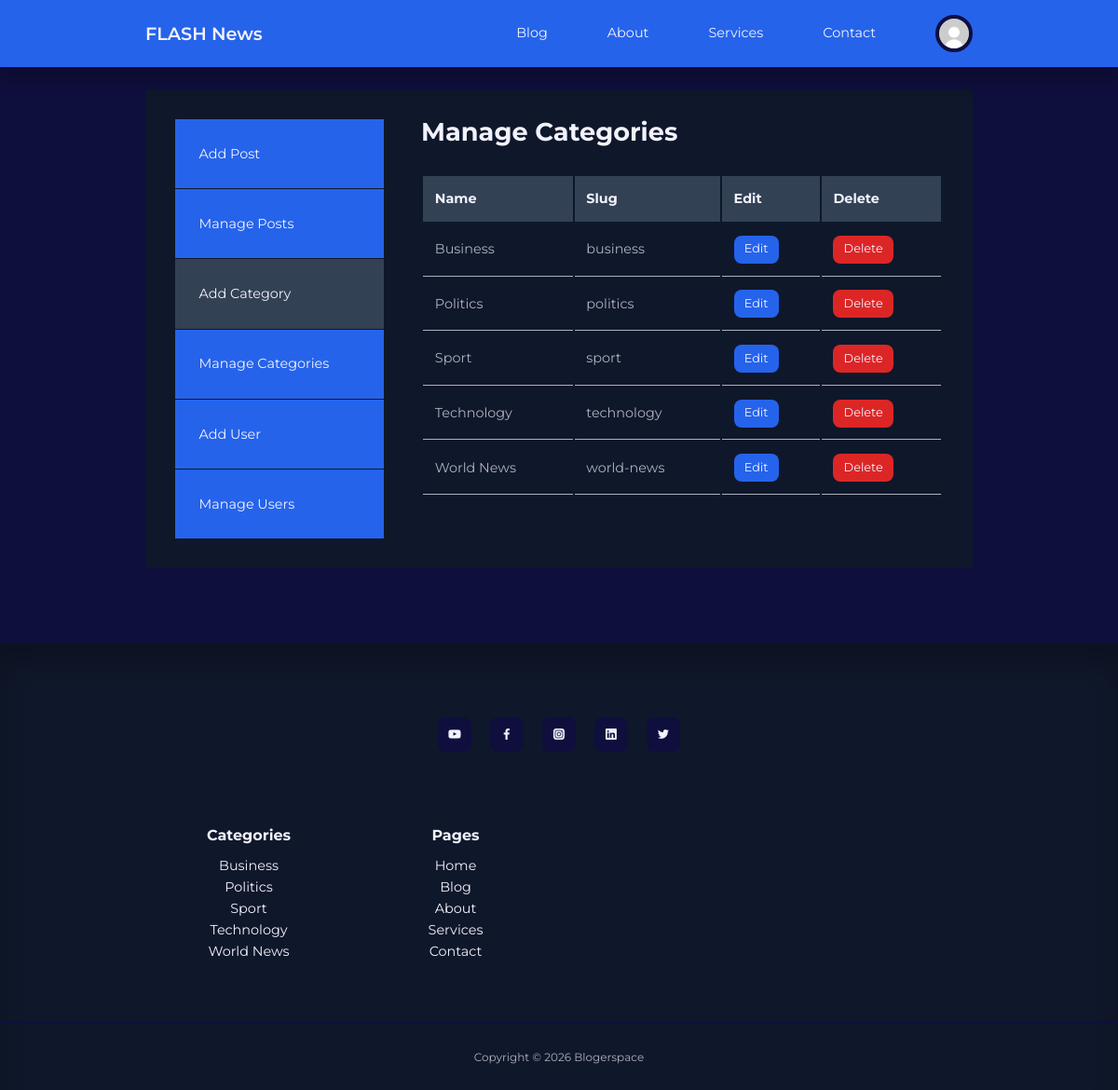
The app's page /admin/manage-categories.php (signed in) with its own data.
### tables this page shows
CREATE TABLE `categories` (
  `id` int(11) NOT NULL,
  `name` varchar(80) NOT NULL,
  `slug` varchar(120) NOT NULL,
  `created_at` timestamp NOT NULL DEFAULT current_timestamp()
);

### includes/functions.php (called while the page is built, shortened)
<?php
function e(string $s): string {
  return htmlspecialchars($s, ENT_QUOTES, 'UTF-8');
}

### admin/manage-categories.php (the view, shortened to what this page needs)
<?php
require __DIR__ . "/../includes/db.php";
require __DIR__ . "/../includes/functions.php";
require __DIR__ . "/../includes/header.php";
$categories = $pdo->query("SELECT * FROM categories ORDER BY name")->fetchAll();
?>
<section class="dashboard">
    <div class="container dashboard__container">
        <aside>
            <ul>
                <li><a href="add-post.php">Add Post</a></li>
                <li><a href="dashboard.php">Manage Posts</a></li>
                <li><a href="add-category.php" class="active">Add Category</a></li>
                <li><a href="manage-categories.php">Manage Categories</a></li>
                <li><a href="add-user.php">Add User</a></li>
                <li><a href="manage-users.php">Manage Users</a></li>
            </ul>
        </aside>
        <main>
            <h2>Manage Categories</h2>
            <table>
                <thead>
                    <tr>
                        <th>Name</th>
                        <th>Slug</th>
                        <th>Edit</th>
                        <th>Delete</th>
                    </tr>
                </thead>
                <tbody>
                    <?php foreach ($categories as $cat): ?>
                        <tr>
                            <td><?= e($cat['name']) ?></td>
                            <td><?= e($cat['slug']) ?></td>
                            <td><a href="edit-category.php?id=<?= $cat['id'] ?>" class="btn sm">Edit</a></td>
                            <td><a href="delete-category.php?id=<?= $cat['id'] ?>" class="btn sm danger">Delete</a></td>
                        </tr>
                    <?php endforeach; ?>
                </tbody>
            </table>
        </main>
    </div>
</section>
<?php require __DIR__ . "/../includes/footer.php"; ?>

### includes/footer.php
<?php
require_once __DIR__ . "/db.php";
$stmt = $pdo->query("SELECT name, slug FROM categories ORDER BY name ASC");
$footer_categories = $stmt->fetchAll();
$footer_pages = [
    ["label" => "Home",     "href" => "/blog/index.php"],
    ["label" => "Blog",     "href" => "/blog/blog.php"],
    ["label" => "About",    "href" => "/blog/about.php"],
    ["label" => "Services", "href" => "/blog/services.php"],
    ["label" => "Contact",  "href" => "/blog/contact.php"],
];
?>
<footer>
    <div class="footer__socials">
        <a href="https://youtube.com/" target="_blank"><i class="uil uil-youtube"></i></a>
        <a href="https://facebook.com/" target="_blank"><i class="uil uil-facebook-f"></i></a>
        <a href="https://instagram.com/" target="_blank"><i class="uil uil-instagram-alt"></i></a>
        <a href="https://linkedin.com/" target="_blank"><i class="uil uil-linkedin"></i></a>
        <a href="https://twitter.com/" target="_blank"><i class="uil uil-twitter"></i></a>
    </div>
    <div class="container footer__container">
        <article>
            <h4>Categories</h4>
            <ul>
                <?php if (!empty($footer_categories)): ?>
                    <?php foreach ($footer_categories as $cat): ?>
                        <li>
                            <a href="/blog/category-posts.php?slug=<?= e($cat['slug']) ?>">
                                <?= e($cat['name']) ?>
                            </a>
                        </li>
                    <?php endforeach; ?>
                <?php else: ?>
                    <li><a href="/blog/blog.php">No categories yet</a></li>
                <?php endif; ?>
            </ul>
        </article>
        <article>
            <h4>Pages</h4>
            <ul>
                <?php foreach ($footer_pages as $p): ?>
                    <li><a href="<?= e($p['href']) ?>"><?= e($p['label']) ?></a></li>
                <?php endforeach; ?>
            </ul>
        </article>
    </div>
    <div class="footer__copyright">
        <small>Copyright &copy; <?= date("Y") ?> Blogerspace</small>
    </div>
</footer>

### style.css (style rules this page uses)
:root { --color-primary: #2563eb; --color-primary-light: hsl(221, 83%, 53%, 15%); --color-primary-variant: #1e40af; --color-red: #dc2626; --color-red-light: hsl(0, 84%, 60%, 15%); --color-green: #16a34a; --color-green-light: hsl(142, 71%, 45%, 15%); --color-gray-900: #0f172a; --color-gray-700: #334155; --color-gray-300: rgba(242, 242, 254, 0.3); --color-gray-200: rgba(242, 242, 254, 0.7); --color-white: #f2f2fe; --color-bg: #0f0f3e; --tranistion: all 300ms ease; --container-width-lg: 74%; --container-width-md: 88%; --form-width: 40%; --card-border-radius-1: 0.3rem; --card-border-radius-2: 0.5rem; --card-border-radius-3: 0.8rem; --card-border-radius-4: 2rem; --card-border-radius-5: 5rem; }
* { margin: 0; padding: 0; outline: 0; border: 0; appearance: 0; list-style: none; text-decoration: none; box-sizing: border-box; }
body { font-family: "Montserrat", sans-serif; line-height: 1.6; color: var(--color-gray-200); overflow-x: hidden; background: var(--color-bg); font-size: 0.9rem; }
.container { width: var(--container-width-lg); max-width: 1800px; margin-inline: auto; }
section { margin-top: 7rem; width: 100%; }
h1, h2, h3, h4, h5 { color: var(--color-white); line-height: 1.3; }
h2 { font-size: 1.7rem; margin: 1rem 0; }
h4 { font-size: 1rem; }
a { color: var(--color-white); transition: var(--tranistion); }
footer { background: var(--color-gray-900); padding: 5rem 0 0; box-shadow: inset 0 1.5rem 1.5rem rgba(0, 0, 0, 0.2); }
.footer__socials { margin-inline: auto; width: fit-content; display: flex; justify-content: space-between; align-items: center; gap: 1.2rem; margin-bottom: 5rem; }
.footer__socials a { background: var(--color-bg); border-radius: var(--card-border-radius-2); width: 2.3rem; height: 2.3rem; display: flex; align-items: center; justify-content: center; }
.footer__container { display: grid; grid-template-columns: repeat(4, 1fr); text-align: center; justify-items: center; align-items: start; }
footer h4 { color: var(--color-white); margin-bottom: 0.6rem; }
footer ul li { text-align: center; }
footer ul { padding: 0; }
.footer__copyright { text-align: center; padding: 1.5rem 0; margin-top: 4rem; border-top: 2px solid var(--color-bg); }
.btn { display: inline-block; width: fit-content; padding: 0.6rem 1.2rem; background: var(--color-primary); border-radius: var(--card-border-radius-2); cursor: pointer; transition: var(--tranistion); color: var(--color-white); }
.btn.sm { padding: 0.3rem 0.7rem; font-size: 0.8rem; }
.btn.danger { background: var(--color-red); }
.dashboard { margin-top: 6rem; }
.dashboard__container { display: grid; grid-template-columns: 14rem auto; gap: 1rem; background: var(--color-gray-900); padding: 2rem; margin-bottom: 5rem; }
.dashboard aside a { background: var(--color-primary); display: flex; gap: 1rem; align-items: center; padding: 1.6rem; }
.dashboard aside ul li:not(:last-child) a { border-bottom: 1px solid var(--color-gray-900); }
.dashboard aside a.active { background: var(--color-gray-700); }
.dashboard main { margin-left: 1.5rem; }
.dashboard main h2 { margin: 0 0 2rem 0; line-height: 1; }
.dashboard main table { width: 100%; text-align: left; }
.dashboard main table th { background: var(--color-gray-700); padding: 0.8rem; color: var(--color-white); }
.dashboard main table td { padding: 0.8rem; border-bottom: 1px solid var(--color-gray-200); }
.dashboard main table td:nth-child(2) { text-align: left; }
.dashboard main table td:nth-child(3) { text-align: left; }
.dashboard main table td:nth-child(4) { text-align: left; }

### records on screen
categories: name "Business", slug "business"
categories: name "Politics", slug "politics"
categories: name "Sport", slug "sport"
categories: name "Technology", slug "technology"
categories: name "World News", slug "world-news"

### other values on screen
$p['label'] "Home"
$p['label'] "Blog"
$p['label'] "About"
$p['label'] "Services"
$p['label'] "Contact"
